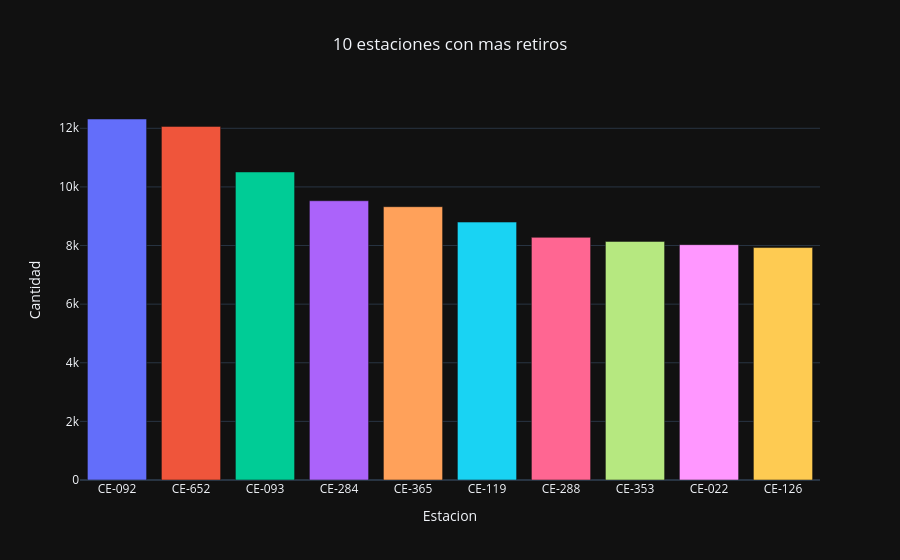

Notebook code cell kept with this figure:
### Markdown cell above
#### 10 Estaciones con mas retiros

### Code cell
pipeline = [
    {
        '$group': {
            '_id': '$viaje.estacion_retiro',
            'conteo': {'$count': {}}
        }
    },
    {
        '$project': {
            '_id': 0,
            'estacion_retiro': '$_id',
            'conteo': 1
        }
    },
    {
        '$lookup': {
            'from': 'stationInformation',
            'localField': 'estacion_retiro',
            'foreignField': 'station_id',
            'as': 'estacion'
        }
    },
    {
        '$unwind': "$estacion"
    },
    {
        '$project': {
            'estacion_name': '$estacion.name',
            'conteo': 1
        }
    },
    {
        '$sort': {
            'conteo': -1
        }
    },
    {
        '$limit': 10
    }
]

estaciones_mas_retiradas = pd.DataFrame(Historico.objects.aggregate(pipeline).to_list())

fig = px.bar(estaciones_mas_retiradas.assign(
    estacion_name_min=estaciones_mas_retiradas['estacion_name'].str[:6]),
    x='estacion_name_min', y='conteo',
    hover_data={'estacion_name_min': False, 'estacion_name': True},
    labels={'conteo': 'Cantidad', 'estacion_name': 'Estacion'},
    title='10 estaciones con mas retiros',
    color='estacion_name_min', template="plotly_dark")

fig.update_layout(
    title_x=0.5,
    xaxis_title='Estacion',
    showlegend=False
)

fig.show()

### Figure 1 — Plotly figure (JSON) as saved in the notebook; plotly's stock layout.template omitted (floating-point values rounded to 4 significant figures)
{"data": [{"alignmentgroup": "True", "customdata": [["CE-092 San Ildefonso-República de Argentina"]], "hovertemplate": "Cantidad=%{y}<br>Estacion=%{customdata[0]}<extra></extra>", "legendgroup": "CE-092", "marker": {"color": "#636efa", "pattern": {"shape": ""}}, "name": "CE-092", "offsetgroup": "CE-092", "orientation": "v", "showlegend": true, "textposition": "auto", "type": "bar", "x": ["CE-092"], "xaxis": "x", "y": [12317], "yaxis": "y"}, {"alignmentgroup": "True", "customdata": [["CE-652 Xicoténcatl - División del Norte"]], "hovertemplate": "Cantidad=%{y}<br>Estacion=%{customdata[0]}<extra></extra>", "legendgroup": "CE-652", "marker": {"color": "#EF553B", "pattern": {"shape": ""}}, "name": "CE-652", "offsetgroup": "CE-652", "orientation": "v", "showlegend": true, "textposition": "auto", "type": "bar", "x": ["CE-652"], "xaxis": "x", "y": [12065], "yaxis": "y"}, {"alignmentgroup": "True", "customdata": [["CE-093 Palma Norte-República de Cuba"]], "hovertemplate": "Cantidad=%{y}<br>Estacion=%{customdata[0]}<extra></extra>", "legendgroup": "CE-093", "marker": {"color": "#00cc96", "pattern": {"shape": ""}}, "name": "CE-093", "offsetgroup": "CE-093", "orientation": "v", "showlegend": true, "textposition": "auto", "type": "bar", "x": ["CE-093"], "xaxis": "x", "y": [10510], "yaxis": "y"}, {"alignmentgroup": "True", "customdata": [["CE-284 Dakota-Vermont"]], "hovertemplate": "Cantidad=%{y}<br>Estacion=%{customdata[0]}<extra></extra>", "legendgroup": "CE-284", "marker": {"color": "#ab63fa", "pattern": {"shape": ""}}, "name": "CE-284", "offsetgroup": "CE-284", "orientation": "v", "showlegend": true, "textposition": "auto", "type": "bar", "x": ["CE-284"], "xaxis": "x", "y": [9528], "yaxis": "y"}, {"alignmentgroup": "True", "customdata": [["CE-365 Holbein-Avenida Revolución"]], "hovertemplate": "Cantidad=%{y}<br>Estacion=%{customdata[0]}<extra></extra>", "legendgroup": "CE-365", "marker": {"color": "#FFA15A", "pattern": {"shape": ""}}, "name": "CE-365", "offsetgroup": "CE-365", "orientation": "v", "showlegend": true, "textposition": "auto", "type": "bar", "x": ["CE-365"], "xaxis": "x", "y": [9325], "yaxis": "y"}, {"alignmentgroup": "True", "customdata": [["CE-119 Turín-Abraham González"]], "hovertemplate": "Cantidad=%{y}<br>Estacion=%{customdata[0]}<extra></extra>", "legendgroup": "CE-119", "marker": {"color": "#19d3f3", "pattern": {"shape": ""}}, "name": "CE-119", "offsetgroup": "CE-119", "orientation": "v", "showlegend": true, "textposition": "auto", "type": "bar", "x": ["CE-119"], "xaxis": "x", "y": [8800], "yaxis": "y"}, {"alignmentgroup": "True", "customdata": [["CE-288 11 de Abril-Avenida 2"]], "hovertemplate": "Cantidad=%{y}<br>Estacion=%{customdata[0]}<extra></extra>", "legendgroup": "CE-288", "marker": {"color": "#FF6692", "pattern": {"shape": ""}}, "name": "CE-288", "offsetgroup": "CE-288", "orientation": "v", "showlegend": true, "textposition": "auto", "type": "bar", "x": ["CE-288"], "xaxis": "x", "y": [8279], "yaxis": "y"}, {"alignmentgroup": "True", "customdata": [["CE-353 Carolina-Holbein"]], "hovertemplate": "Cantidad=%{y}<br>Estacion=%{customdata[0]}<extra></extra>", "legendgroup": "CE-353", "marker": {"color": "#B6E880", "pattern": {"shape": ""}}, "name": "CE-353", "offsetgroup": "CE-353", "orientation": "v", "showlegend": true, "textposition": "auto", "type": "bar", "x": ["CE-353"], "xaxis": "x", "y": [8140], "yaxis": "y"}, {"alignmentgroup": "True", "customdata": [["CE-022 Reforma - Manchester"]], "hovertemplate": "Cantidad=%{y}<br>Estacion=%{customdata[0]}<extra></extra>", "legendgroup": "CE-022", "marker": {"color": "#FF97FF", "pattern": {"shape": ""}}, "name": "CE-022", "offsetgroup": "CE-022", "orientation": "v", "showlegend": true, "textposition": "auto", "type": "bar", "x": ["CE-022"], "xaxis": "x", "y": [8030], "yaxis": "y"}, {"alignmentgroup": "True", "customdata": [["CE-126 Jalapa-Puebla"]], "hovertemplate": "Cantidad=%{y}<br>Estacion=%{customdata[0]}<extra></extra>", "legendgroup": "CE-126", "marker": {"color": "#FECB52", "pattern": {"shape": ""}}, "name": "CE-126", "offsetgroup": "CE-126", "orientation": "v", "showlegend": true, "textposition": "auto", "type": "bar", "x": ["CE-126"], "xaxis": "x", "y": [7931], "yaxis": "y"}], "layout": {"barmode": "relative", "legend": {"title": {"text": "estacion_name_min"}, "tracegroupgap": 0}, "showlegend": false, "title": {"text": "10 estaciones con mas retiros", "x": 0.5}, "xaxis": {"anchor": "y", "categoryarray": ["CE-092", "CE-652", "CE-093", "CE-284", "CE-365", "CE-119", "CE-288", "CE-353", "CE-022", "CE-126"], "categoryorder": "array", "domain": [0, 1], "title": {"text": "Estacion"}}, "yaxis": {"anchor": "x", "domain": [0, 1], "title": {"text": "Cantidad"}}}}
